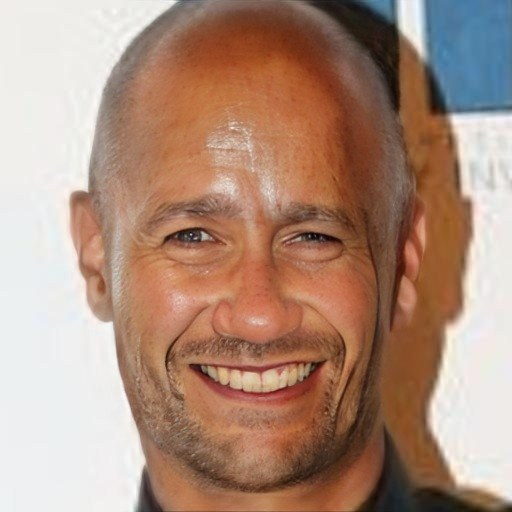
#> input picture imgs/40d90bd94f122022905755240f6e1ffc.jpg, 512 x 512 px
$ python vis_tiny_example__temp_for_common_onedir.py --data_dir ../imgs
#> lines starting #> are read from the running program, lines starting #| are printed output that depends on the picture
import argparse, glob, os, cv2, sys, random
from asyncio.unix_events import DefaultEventLoopPolicy
from matplotlib.pyplot import title
import pandas as pd
import hashlib, copy
import matplotlib
matplotlib.use('agg')


def iter_folder_files(folder='', suffix=None):
    '''iterate folder files with xxx suffix'''
    file_paths = []
    for root, subdirs, files in os.walk(folder, topdown=False, followlinks=True):
        rel_path = os.path.relpath(root, folder) if (root != folder) else ''
        # print(rel_path)

        for f in files:
            if (suffix is not None) and (f.split('.')[-1] not in suffix): continue
            file_paths.append(os.path.join(root, f))

    # return sorted(file_paths)[:100]  # just for debug
    return sorted(file_paths)


def vis_grid_image(img_list, ncols=8, save_path='vis.jpg', fig_title='', img_size=512):
    # vis img_list=List[cv2 images rgb]
    img_num = len(img_list)
    if img_num <= 0: return

    for i,img in enumerate(img_list):
        img_list[i] = cv2.resize(img, (img_size, img_size))

    ncols = min(ncols, len(img_list))
    nrows = img_num//ncols
    nrows = nrows+1 if img_num%ncols!=0 else nrows

    import matplotlib.pyplot as plt
    from mpl_toolkits.axes_grid1 import ImageGrid
    fig = plt.figure(33, figsize=(ncols*1.5, nrows*1.5))
    fig.suptitle(fig_title, fontsize=16)
    grid = ImageGrid(fig, 111, nrows_ncols=(nrows, ncols), axes_pad=0.1)
    for ax, im in zip(grid, img_list):
        ax.imshow(im, interpolation='nearest', aspect='auto')  # Iterating over the grid returns the Axes.
        ax.set_xticks([])  # close axis ticks
        ax.set_yticks([])

    plt.axis('off')
    plt.savefig(save_path, dpi=300)  # 建议将dpi设置在150到300之间 更清晰
    plt.close()


def vis_data_dir_example(data_dir="", data_num=16):
    # 将某个 data_dir文件夹中 图像拼接成一张大图 便于显示

#> called with data_dir = '../imgs', data_num = 16
    tiny_dir = data_dir
    print(f"create vis big map for: {tiny_dir}")
    path_list = iter_folder_files(tiny_dir, suffix=['jpg','png','jpeg','JPG'])
    path_list = path_list[:min(data_num, len(path_list))]

    save_dir = os.path.join(data_dir, "aa_tinyvis_bigmap")
    os.makedirs(save_dir, exist_ok=True)
    save_path = f"{save_dir}/{tiny_dir.split('/')[-1]}.jpg"
    img_list = [cv2.imread(p)[:,:,::-1] for p in path_list]
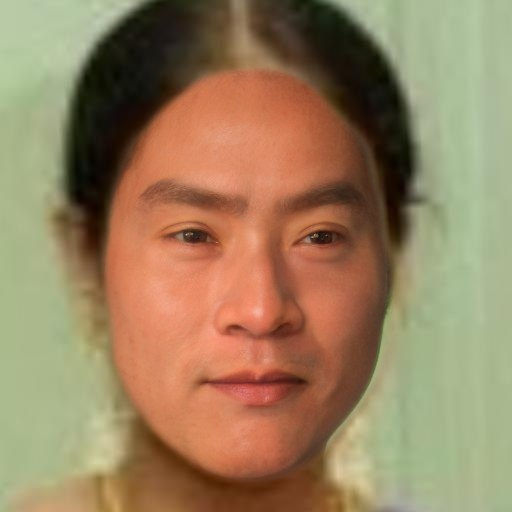
#> input picture imgs/51426f3bd904126f93256e0de137027f.jpg, 512 x 512 px
#> img_list = 2 items
    # print(f"save_path: {save_path}");continue

    vis_grid_image(img_list, ncols=8, save_path=save_path, fig_title=tiny_dir.split('/')[-1])
#> in vis_grid_image, `img_num = len(img_list)`: img_num = 2
#> the loop in vis_grid_image, `for i,img in enumerate(img_list):` made 2 passes
#> after the loop in vis_grid_image, `for i,img in enumerate(img_list):`: img_list = 2 items
#> in vis_grid_image, `ncols = min(ncols, len(img_list))`: ncols = 2
#> in vis_grid_image, `nrows = img_num//ncols`: nrows = 1
#> the loop in vis_grid_image, `for ax, im in zip(grid, img_list):` made 2 passes
#> in vis_grid_image, `plt.savefig(save_path, dpi=300)`:
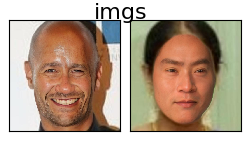
#> figure drawn by matplotlib, 2 panels
    print(f"saved to: {save_path}")

    return


if __name__ == '__main__':
    parser = argparse.ArgumentParser(description='Create imglist file')
    parser.add_argument('--data_dir', required=True, help='a common image directory to create vis big map')
    parser.add_argument('--data_num', type=int, default=16, help='image nums to create vis big map')
    args = parser.parse_args()

    vis_data_dir_example(args.data_dir, args.data_num)
